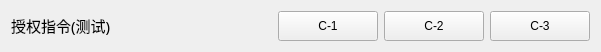
   <widget class="QWidget" name="horizontalLayoutWidget">
    <property name="geometry">
     <rect>
      <x>0</x>
      <y>720</y>
      <width>601</width>
      <height>41</height>
     </rect>
    </property>
    <layout class="QHBoxLayout" name="horizontalLayout">
     <item>
      <widget class="QLabel" name="label_2">
       <property name="minimumSize">
        <size>
         <width>126</width>
         <height>25</height>
        </size>
       </property>
       <property name="maximumSize">
        <size>
         <width>126</width>
         <height>25</height>
        </size>
       </property>
       <property name="font">
        <font>
         <family>宋体</family>
         <pointsize>11</pointsize>
        </font>
       </property>
       <property name="text">
        <string>授权指令(测试)</string>
       </property>
      </widget>
     </item>
     <item>
      <spacer name="horizontalSpacer_2">
       <property name="orientation">
        <enum>Qt::Horizontal</enum>
       </property>
       <property name="sizeHint" stdset="0">
        <size>
         <width>40</width>
         <height>20</height>
        </size>
       </property>
      </spacer>
     </item>
     <item>
      <widget class="QPushButton" name="pushButton_6">
       <property name="minimumSize">
        <size>
         <width>100</width>
         <height>30</height>
        </size>
       </property>
       <property name="maximumSize">
        <size>
         <width>100</width>
         <height>30</height>
        </size>
       </property>
       <property name="text">
        <string>C-1</string>
       </property>
      </widget>
     </item>
     <item>
      <widget class="QPushButton" name="pushButton_9">
       <property name="minimumSize">
        <size>
         <width>100</width>
         <height>30</height>
        </size>
       </property>
       <property name="maximumSize">
        <size>
         <width>100</width>
         <height>30</height>
        </size>
       </property>
       <property name="text">
        <string>C-2</string>
       </property>
      </widget>
     </item>
     <item>
      <widget class="QPushButton" name="pushButton_10">
       <property name="minimumSize">
        <size>
         <width>100</width>
         <height>30</height>
        </size>
       </property>
       <property name="maximumSize">
        <size>
         <width>100</width>
         <height>30</height>
        </size>
       </property>
       <property name="text">
        <string>C-3</string>
       </property>
      </widget>
     </item>
    </layout>
   </widget>
